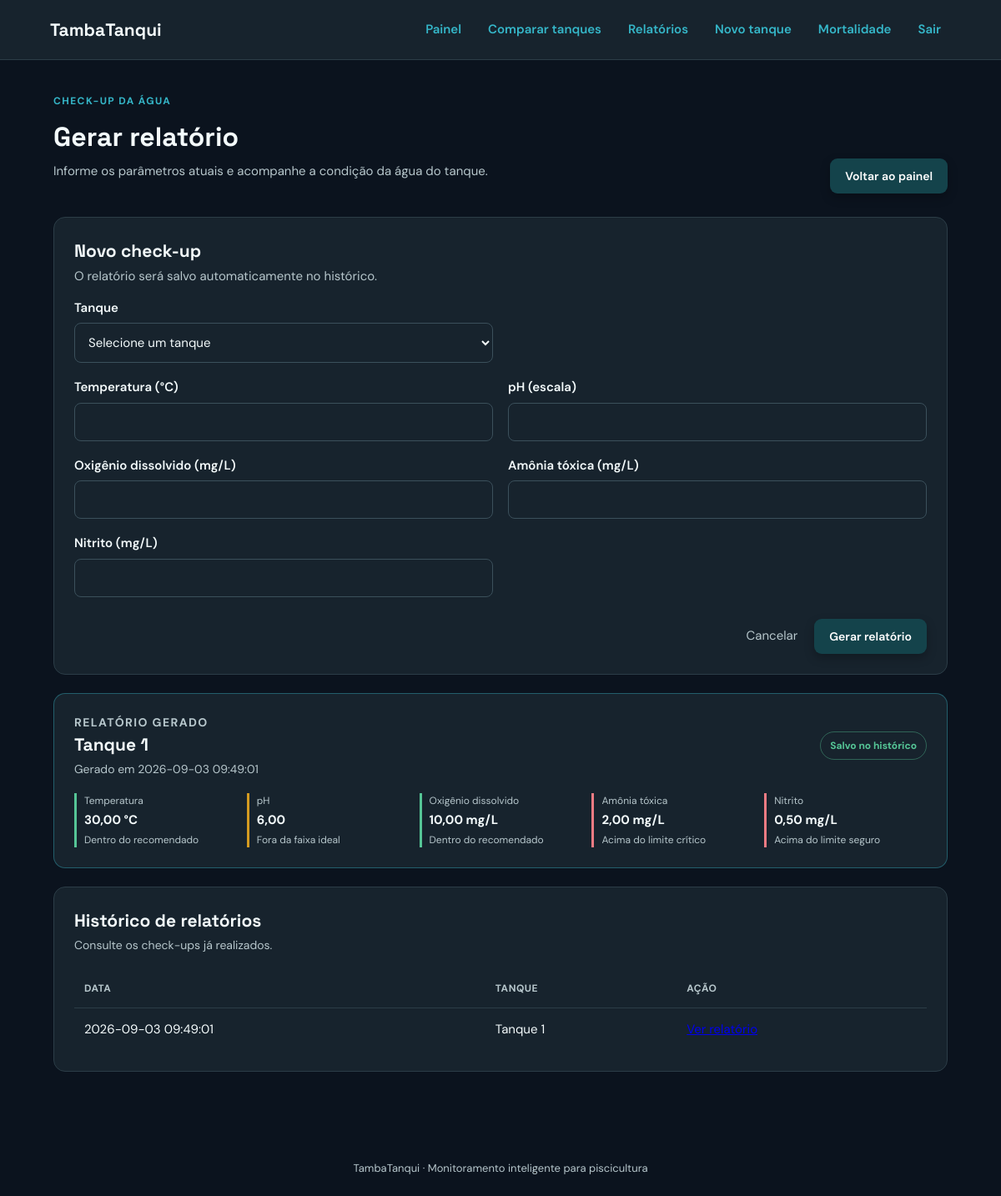
The page /relatorio?id=1 (signed in) on the database its author committed.
### tables this page shows
CREATE TABLE tanques (
            id INTEGER PRIMARY KEY AUTOINCREMENT,
            nome TEXT NOT NULL,
            capacidade REAL NOT NULL,
            especie TEXT NOT NULL,
            data_cadastro TEXT NOT NULL,
            quantidade_inicial INTEGER NOT NULL,
            quantidade_atual INTEGER NOT NULL
        , temperatura REAL NOT NULL DEFAULT 0, ph REAL NOT NULL DEFAULT 0, oxigenio REAL NOT NULL DEFAULT 0, amonia REAL NOT NULL DEFAULT 0, nitrito REAL NOT NULL DEFAULT 0);

CREATE TABLE relatorios (
        id INTEGER PRIMARY KEY AUTOINCREMENT, tanque_id INTEGER NOT NULL,
        data_gerado TEXT NOT NULL, temperatura REAL NOT NULL,
        ph REAL NOT NULL, oxigenio REAL NOT NULL, amonia REAL NOT NULL,
        nitrito REAL NOT NULL,
        FOREIGN KEY (tanque_id) REFERENCES tanques(id) ON DELETE CASCADE);

### app.py (the view, shortened to what this page needs)
@app.route("/relatorio", methods=["GET", "POST"])
@login_required
def relatorio():
    db = get_db()
    tanques = db.execute("SELECT id, nome, especie FROM tanques ORDER BY nome").fetchall()
    relatorio_atual = None
    relatorios = db.execute("""SELECT r.*, t.nome AS tanque_nome
        FROM relatorios r JOIN tanques t ON t.id = r.tanque_id
        ORDER BY r.data_gerado DESC, r.id DESC""").fetchall()
    relatorio_id = request.args.get("id", type=int)
    if relatorio_id is not None:
        relatorio_atual = db.execute("""SELECT r.*, t.nome AS tanque_nome, t.especie
            FROM relatorios r JOIN tanques t ON t.id = r.tanque_id WHERE r.id = ?""",
            (relatorio_id,)).fetchone()
    return render_template("relatorio.html", tanques=tanques, relatorios=relatorios,
                           relatorio_atual=relatorio_atual, parametros=PARAMETROS,
                           avaliar_parametro=avaliar_parametro)

### app.py (called while the page is built)
def get_db():
    if "db" not in g:
        g.db = sqlite3.connect(DATABASE)
        g.db.row_factory = sqlite3.Row
    return g.db

@app.context_processor
def template_globals():
    return {"today": date.today().isoformat(), "usuario": session.get("usuario"), "avaliar_parametro": avaliar_parametro}

@app.before_request
def enforce_session_timeout():
    if "usuario_id" not in session:
        return None
    agora = time.time()
    ultima_atividade = session.get("ultima_atividade", agora)
    if agora - ultima_atividade > SESSION_TIMEOUT_SECONDS:
        session.clear()
        flash("Sua sessão expirou por inatividade. Entre novamente.", "error")
        return redirect(url_for("login", next=request.path))
    session["ultima_atividade"] = agora
    return None

def login_required(view):
    @wraps(view)
    def wrapped_view(*args, **kwargs):
        if "usuario_id" not in session:
            flash("Entre na sua conta para acessar o painel.", "error")
            return redirect(url_for("login", next=request.path))
        return view(*args, **kwargs)
    return wrapped_view

### templates/relatorio.html
{% extends 'base.html' %}{% block title %}Relatórios · TambaTanqui{% endblock %}{% block content %}
<section class="hero"><div><p class="eyebrow">CHECK-UP DA ÁGUA</p><h1>Gerar relatório</h1><p>Informe os parâmetros atuais e acompanhe a condição da água do tanque.</p></div><a class="button" href="{{ url_for('index') }}">Voltar ao painel</a></section>
{% if tanques %}<section class="card form-card report-form"><h2>Novo check-up</h2><p class="muted">O relatório será salvo automaticamente no histórico.</p><form method="post" class="grid-form"><label>Tanque<select name="tanque_id" required><option value="">Selecione um tanque</option>{% for tanque in tanques %}<option value="{{ tanque.id }}" {% if request.form.get('tanque_id') == tanque.id|string %}selected{% endif %}>{{ tanque.nome }} · {{ tanque.especie }}</option>{% endfor %}</select></label><div></div>{% for chave, parametro in parametros.items() %}<label>{{ parametro.nome }} ({{ parametro.unidade or 'escala' }})<input type="number" name="{{ chave }}" min="0" step="0.01" value="{{ request.form.get(chave, '') }}" required></label>{% endfor %}<div class="form-actions"><a href="{{ url_for('index') }}">Cancelar</a><button class="button" type="submit">Gerar relatório</button></div></form></section>
{% if relatorio_atual %}<section class="card report-result"><div class="section-heading"><div><p class="eyebrow">RELATÓRIO GERADO</p><h2>{{ relatorio_atual.tanque_nome }}</h2><p>Gerado em {{ relatorio_atual.data_gerado }}</p></div><span class="report-badge">Salvo no histórico</span></div><div class="report-readings">{% for chave, parametro in parametros.items() %}{% set resultado = avaliar_parametro(chave, relatorio_atual[chave]) %}<div class="reading {{ resultado[0] }}"><span>{{ parametro.nome }}</span><strong>{{ '%.2f'|format(relatorio_atual[chave])|replace('.', ',') }} {{ parametro.unidade }}</strong><small>{{ resultado[1] }}</small></div>{% endfor %}</div></section>{% endif %}
<section class="card"><div class="section-heading"><div><h2>Histórico de relatórios</h2><p>Consulte os check-ups já realizados.</p></div></div>{% if relatorios %}<div class="table-wrap"><table><thead><tr><th>Data</th><th>Tanque</th><th>Ação</th></tr></thead><tbody>{% for item in relatorios %}<tr><td>{{ item.data_gerado }}</td><td>{{ item.tanque_nome }}</td><td><a href="{{ url_for('relatorio', id=item.id) }}">Ver relatório</a></td></tr>{% endfor %}</tbody></table></div>{% else %}<p class="muted">Nenhum relatório foi gerado ainda.</p>{% endif %}</section>
{% else %}<section class="card empty"><p>Cadastre um tanque antes de gerar um relatório.</p><a class="button" href="{{ url_for('cadastrar_tanque') }}">Cadastrar tanque</a></section>{% endif %}
{% endblock %}

### static/style.css (style rules this page uses)
:root { --navy: #f4fbfc; --blue: #35b6c8; --blue-hover: #2694a8; --cyan: #183b45; --bg: #0b131e; --card-bg: #17232d; --muted: #b7c7cc; --line: #2c3d47; --red: #f07b83; --green: #55c596; --radius-sm: 8px; --radius-md: 9px; --radius-lg: 14px; --shadow: 0 5px 12px #00000040; --transition: 0.2s ease-in-out; }
* { box-sizing: border-box; }
body { margin: 0; background: var(--bg); color: var(--navy); font: 15px 'DM Sans', sans-serif; line-height: 1.5; }
h1, h2, p { margin-top: 0; }
h1, h2, .brand { font-family: 'Space Grotesk', sans-serif; }
h1 { font-size: 32px; margin-bottom: 8px; }
h2 { font-size: 21px; margin-bottom: 4px; }
.hero { display: flex; align-items: end; justify-content: space-between; margin-bottom: 28px; }
.hero h1 { margin-bottom: 6px; }
.hero p:not(.eyebrow), .muted, .section-heading p { color: var(--muted); }
.eyebrow { color: var(--blue); font-size: 12px; font-weight: 700; letter-spacing: 1.4px; margin-bottom: 10px; text-transform: uppercase; }
.button { display: inline-block; background: #14434B; color: #fff; border: 0; border-radius: var(--radius-md); padding: 12px 18px; font: 600 14px 'DM Sans'; text-decoration: none; cursor: pointer; box-shadow: var(--shadow); transition: transform 0.2s ease, box-shadow 0.2s ease; }
.stats div, .card { background: var(--card-bg); border: 1px solid var(--line); border-radius: var(--radius-lg); }
.card { padding: 24px; margin-bottom: 22px; }
.section-heading { display: flex; justify-content: space-between; align-items: center; margin-bottom: 18px; }
.section-heading p { margin: 0; font-size: 14px; }
.table-wrap { overflow-x: auto; }
table { width: 100%; border-collapse: collapse; }
th, td { text-align: left; padding: 14px 12px; border-bottom: 1px solid var(--line); white-space: nowrap; }
th { color: var(--muted); font-size: 12px; text-transform: uppercase; letter-spacing: .5px; }
tr:last-child td { border-bottom: 0; }
.reading { border-left: 3px solid var(--line); padding-left: 9px; }
.reading.ok { border-color: var(--green); }
.reading.atencao { border-color: #d49b20; }
.reading.critico { border-color: var(--red); }
.reading span, .reading small { display: block; color: var(--muted); font-size: 12px; }
.reading strong { display: block; margin: 3px 0; }
.report-form h2 { margin-bottom: 4px; }
.report-result { border-color: #35b6c866; }
.report-badge { color: var(--green); border: 1px solid #55c59666; border-radius: 20px; padding: 7px 11px; font-size: 12px; font-weight: 700; }
.report-readings { display: grid; grid-template-columns: repeat(5, 1fr); gap: 12px; }
.form-card { width: 100%; max-width: none; margin: 0 auto 22px; }
.grid-form { display: grid; grid-template-columns: 1fr 1fr; gap: 18px; }
label { display: flex; flex-direction: column; gap: 7px; font-weight: 600; }
input, select, textarea { width: 100%; border: 1px solid #3b505b; border-radius: var(--radius-sm); padding: 12px; background: var(--card-bg); color: var(--navy); font: 15px 'DM Sans'; transition: border-color var(--transition), box-shadow var(--transition); }
.form-actions { grid-column: 1 / -1; display: flex; justify-content: flex-end; align-items: center; gap: 20px; margin-top: 8px; }
.form-actions a { color: var(--muted); text-decoration: none; transition: color var(--transition); }

### rows shown on the page
tanques: tanque_nome "Tanque 1"
relatorios: data_gerado "2026-09-03 09:49:01", temperatura "30,00" "6,00" "10,00" "2,00" "0,50", tanque_nome "Tanque 1"

### other values the page prints
{{ parametro.nome }} "Temperatura" "pH" "Oxigênio dissolvido" "Amônia tóxica" "Nitrito"
{{ parametro.unidade or 'escala' }} "°C" "escala" "mg/L" "mg/L" "mg/L"
{{ parametro.unidade }} "°C" "mg/L" "mg/L" "mg/L"
{{ resultado[1] }} "Dentro do recomendado" "Fora da faixa ideal" "Dentro do recomendado" "Acima do limite crítico" "Acima do limite seguro"
